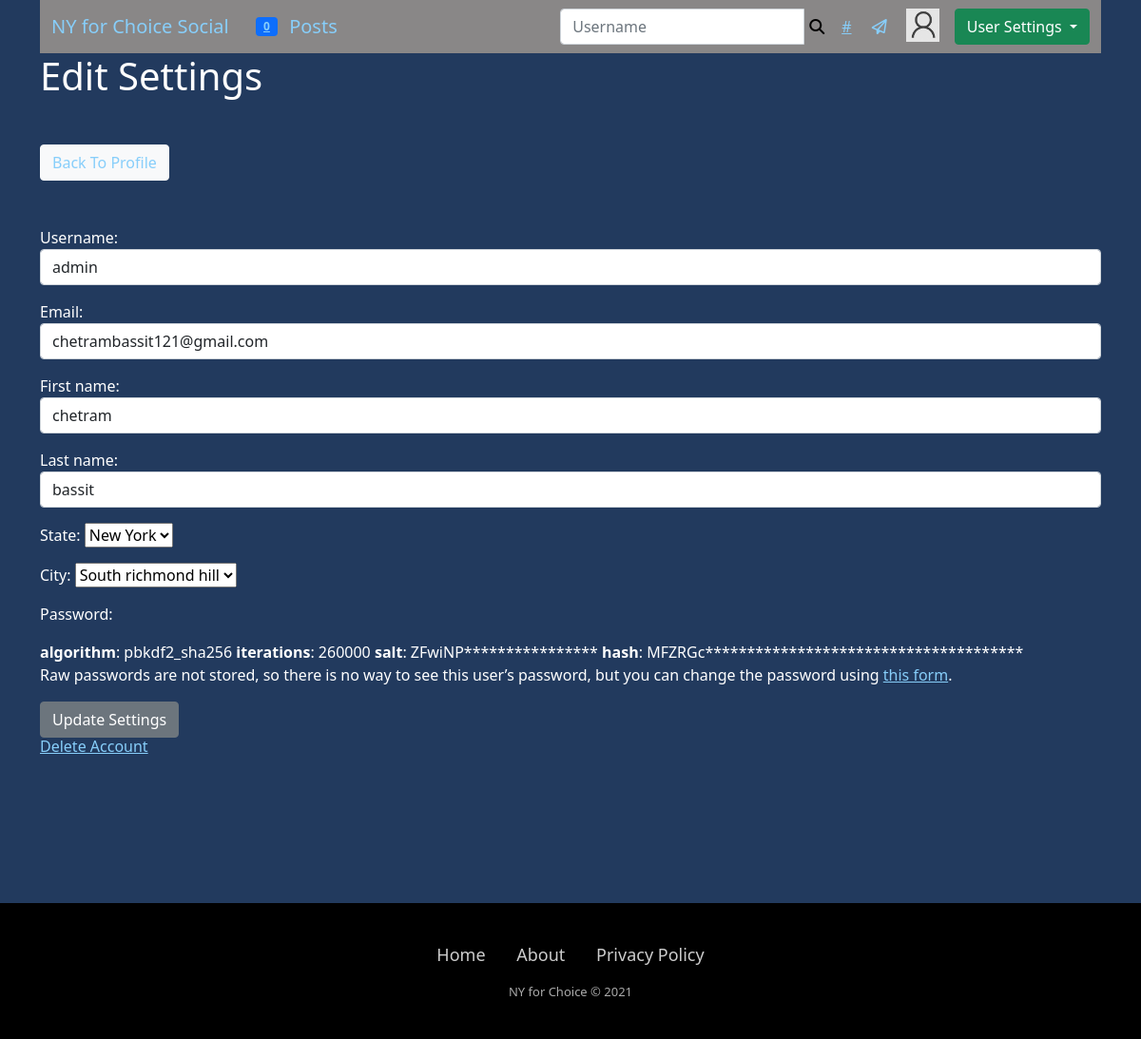
/members/2/edit_profile/ (signed in), run on the app's committed database.
### members/models.py (models this page shows, shortened)
class User(AbstractBaseUser, PermissionsMixin):
  email = models.EmailField(verbose_name="email", max_length=60, unique=True)
  username = models.CharField(max_length=45, unique=True)
  first_name = models.CharField(max_length=60, blank=True)
  last_name = models.CharField(max_length=60, blank=True)
  state = models.ForeignKey(State, on_delete=models.SET_NULL, null=True)
  city = models.ForeignKey(City, on_delete=models.SET_NULL, null=True)
  date_joined = models.DateTimeField(verbose_name='date_joined', default=timezone.now)
  last_login = models.DateTimeField(verbose_name='last_login', default=timezone.now)
  is_staff = models.BooleanField(default=False)
  is_active = models.BooleanField(default=True)
  is_admin = models.BooleanField(default=False)
  is_superuser = models.BooleanField(default=False)
  objects = MyAccountManager()
  USERNAME_FIELD = 'username'
  REQUIRED_FIELDS = ['email']

class UserProfile(models.Model):
  user = models.OneToOneField(User, primary_key=True, verbose_name='user', related_name='profile', on_delete=models.CASCADE)
  first_name = models.CharField(max_length=30, blank=True, null=True)
  last_name = models.CharField(max_length=30, blank=True, null=True)
  bio = models.TextField(max_length=500, blank=True, null=True)
  birth_date=models.DateField(null=True, blank=True)
  location = models.CharField(max_length=100, blank=True, null=True)
  picture = models.ImageField(upload_to='images/profile_pictures', default='images/profile_pictures/default_pic.jpg', blank=False)
  followers = models.ManyToManyField(User, blank=True, related_name='followers')
  followings = models.ManyToManyField(User, blank=True, related_name='followings')
  website_url = models.CharField(max_length=255, null=True, blank=True)
  facebook_url = models.CharField(max_length=255, null=True, blank=True)
  twitter_url = models.CharField(max_length=255, null=True, blank=True)
  instagram_url = models.CharField(max_length=255, null=True, blank=True)
  pinterest_url = models.CharField(max_length=255, null=True, blank=True)

class City(models.Model): # branch
  state = models.ForeignKey(State, on_delete=models.CASCADE, default=False)
  name = models.CharField(max_length=70)
  def __str__(self):
    return self.name

### members/views.py (the view, shortened to what this page needs)
# urls.py: path('<int:pk>/edit_profile/', UserEditView.as_view(), name='edit_profile'),
class UserEditView(generic.UpdateView):
	model = UserProfile
	form_class = EditProfileForm
	template_name = 'registration/edit_profile.html'
	def get_object(self):
		return self.request.user

### members/forms.py
class EditProfileForm(UserChangeForm):
	email = forms.EmailField(widget=forms.EmailInput(attrs={'class': 'form-control'}))
	username = forms.CharField(max_length=100, widget=forms.TextInput(attrs={'class': 'form-control'}))
	first_name = forms.CharField(max_length=100, widget=forms.TextInput(attrs={'class': 'form-control'}))
	last_name = forms.CharField(max_length=100, widget=forms.TextInput(attrs={'class': 'form-control'}))
	class Meta:
		model = User
		fields = ('username', 'email', 'first_name', 'last_name', 'state', 'city', 'password')
	def __init__(self, *args, **kwargs):
		super(EditProfileForm, self).__init__(*args, **kwargs)
		self.fields['city'].queryset = City.objects.none()
		if 'state' in self.data:
			try:
				state_id = int(self.data.get('state'))
				self.fields['city'].queryset = City.objects.filter(state_id=state_id).order_by('name')
			except (ValueError, TypeError):
				pass  # invalid input from the client; ignore and fallback to empty City queryset
		elif self.instance.pk:
			self.fields['city'].queryset = self.instance.state.city_set.order_by('name')

### members/models.py (called while the page is built)
  def __str__(self):
    return self.name

### operationfreedom/templatetags/custom_tags.py (called while the page is built)
@register.inclusion_tag('social/show_notifications.html', takes_context=True)
def show_notifications(context):
	request_user = context['request'].user
	notifications = Notification.objects.filter(to_user=request_user).exclude(user_has_seen=True).order_by('-date')
	return {'notifications': notifications}

### members/templates/registration/edit_profile.html (shortened to what this page needs)
{% extends 'base.html' %}
{% load static %}
{% block content %}
	<h1>Edit Settings</h1>
	<div class="row mt-5">
        <div class="col-md-5 col-sm-6">
            <a href="{% url 'show_profile_page' object.pk %}" class="btn btn-light">Back To Profile</a>
        </div>
    </div>
	<br/><br/>
	<div class="form-group" id="EditProfileForm" data-branches-url="{% url 'ajax_load_citys' %}" novalidate>
		<form method='POST'>
			{{ form.as_p }}
			<button class="btn btn-secondary">Update Settings</button>
		</form>
	</div>
	<h6><a href="{% url 'account_delete' request.user.pk %}">Delete Account</a></h6>
{% endblock %}

### operationfreedom/templates/navbar.html (shortened to what this page needs)
{% load custom_tags %}
<nav class="navbar navbar-expand-lg navbar-light" style="background-color: #898787;">
   <div class="container-fluid">
    <a class="navbar-brand" href="{% url 'home' %}">NY for Choice Social</a> &nbsp;&nbsp;&nbsp;
    {% if user.is_authenticated %}
      <a href="{% url 'notifications' %}" class="badge bg-primary notification-badge">{% show_notifications %}</a>
    {% endif %}
    <a class="navbar-brand" href="{% url 'post-list' %}">Posts</a> &nbsp;&nbsp;&nbsp;
    <div class="collapse navbar-collapse" id="navbarTogglerDemo03">
      {% if user.is_authenticated %}
        <form class="d-flex" method="GET" action="{% url 'profile-search' %}">
          <div class="input-group">
            <input type="text" class="form-control" placeholder="Username" aria-label="Username" aria-describedby="basic-addon1" name="query" value="{{ request.GET.query }}">
            <button class="remove-default-btn" type="submit"><i class="fas fa-search"></i></button>
          </div>
        </form>
        <div class="nav-item inbox-icon-container">
          <a class="inbox-icon" href="{% url 'explore' %}">#</a>
          <a href="{% url 'inbox' %}" class="inbox-icon"><i class="far fa-paper-plane"></i></a>
        </div>
        <div class="nav-item mr-lg-3">
        <div class="dropdown">
          <a href="{% url 'show_profile_page' request.user.profile.pk %}"><img class="round-circle post-img" height="35" width="35" src="{{ request.user.profile.picture.url }}" /></a>
          <button class="btn btn-success dropdown-toggle" type="button" id="dropdownMenuButton1" data-bs-toggle="dropdown" aria-expanded="false">
            User Settings
          </button>
        </div>
      {% else %}
        <h5>Please <a href="{% url 'login' %}">login</a> or <a href="{% url 'register' %}">register</a> to interact with other users</h5>
      {% endif %}
    </div>
  </div>
</nav>

### static/operationfreedom/css/style.css (style rules this page uses)
* *::after, *::before { margin: 0; padding: 0; box-sizing: border-box; list-style: none; text-decoration: none; color: none; }
body { background-color: #223a5e; }
.inbox-icon { margin-left: 12px; margin-right: 12px; }
.container a:not(.jumpinglink) { color: #87CEFA; }
.remove-default-btn { background-color: transparent; border: none; box-shadow: none; }
.post-img { float: left; margin-right: 1rem; }
.notification-badge { transition: 0.3s; }
.dropdown { position: relative; display: inline-block; }
.inbox-icon-container { margin-right: 15px; }
.inbox-icon { color: #333; transition: 0.5s; }
.inbox-icon { margin-right: 5px; }

### data on the page
User: user.profile.picture (placeholder picture), username "admin", email "chetrambassit121@gmail.com", first_name "chetram", last_name "bassit", city "South richmond hill"
City: state "New York"

### other printed values
{{ notifications.count }} "0"
